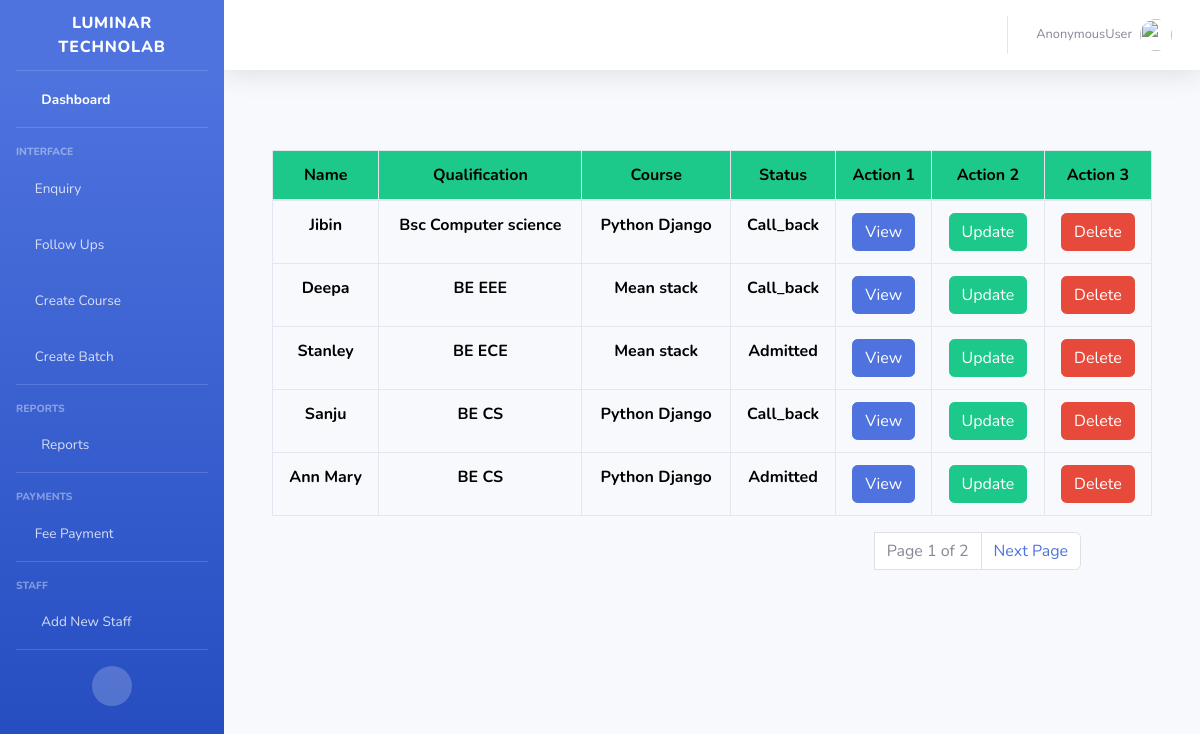
/listenq, run on the app's committed database.
### studentenquiry/models.py (models this page shows, shortened)
class Enquiry(models.Model):
    enquiryid = models.UUIDField(primary_key=True, default=uuid.uuid4, editable=False)
    studentname=models.CharField(max_length=100)
    address=models.TextField()
    qualification=models.CharField(max_length=50)
    collegename=models.CharField(max_length=100)
    course=models.ForeignKey(Course,on_delete=models.CASCADE)
    batch=models.ForeignKey(Batch,on_delete=models.CASCADE)
    counsellor=models.ForeignKey(Counsellor,on_delete=models.CASCADE)
    source=models.CharField(max_length=100)
    contact=models.IntegerField()
    email=models.EmailField(unique=True)
    enquirydate=models.DateField(default=date.today())
    followup_date=models.DateField()
    action=(
        ('1','Call_back'),
        ('2','Admitted'),
        ('3','Cancel')
    )
    status=models.CharField(max_length=20,choices=action)

class Course(models.Model):
    course_name=models.CharField(max_length=50,unique=True)
    course_duration=models.CharField(max_length=50)
    def __str__(self):
        return self.course_name

### studentenquiry/views.py (the view)
# urls.py: path('listenq',EnquiryList.as_view(),name='listenq'),
class EnquiryList(ListView):
    model=Enquiry
    paginate_by = 5
    template_name="enq/enq_list.html"
    ordering = ['-enquirydate']

### templates/enq/enq_list.html (shortened to what this page needs)
{% extends 'base.html' %}
{% block content %}
    <div class="container">
        <div class="row" id="enqlist">
             <div class="col-md-12">
                   <div class="table-responsive">
                            <table  class="table table-bordered"  width="100%" cellspacing="0">
                                <thead class="bg-success">
                                <tr>
                                    <th style="text-align:center;">Name</th>
                                    <th style="text-align:center;">Qualification</th>
                                    <th style="text-align:center;">Course</th>
                                    <th style="text-align:center;">Status</th>
                                    <th style="text-align:center;">Action 1</th>
                                    <th style="text-align:center;">Action 2</th>
                                    <th style="text-align:center;">Action 3</th>
                                </tr>
                                </thead>
                                <tbody>
                                {% for data in object_list %}
                                <tr>
                                    <th style="text-align:center;">{{data.studentname}}</th>
                                    <th style="text-align:center;">{{data.qualification}}</th>
                                    <th style="text-align:center;">{{data.course}}</th>
                                    <th style="text-align:center;">{{data.get_status_display}}</th>
                                    <th style="text-align:center;"><a href="{% url 'viewenq' data.enquiryid%}" class="btn btn-primary">View</a></th>
                                    <th style="text-align:center;"><a href="{% url 'updateenq' data.enquiryid %}" class="btn btn-success">Update</a></th>
                                    <th style="text-align:center;"><a href="{% url 'deleteenq' data.enquiryid %}" class="btn btn-danger">Delete</a></th>
                                </tr>
                                {% endfor %}
                                </tbody>
                            </table>
                        </div>
             </div>
            <div class="col-md-4"></div>
            <div class="col-md-4"></div>
            <div class="col-md-4">
                <nav aria-label="Page navigation example">
                                <ul class="pagination">
                                    <li class="page-item">
                                        <a class="page-link">Page {{page_obj.number}} of {{page_obj.paginator.num_pages}}</a>
                                    </li>
                                    <li class="page-item">
                                        {% if page_obj.has_next %}
                                        <a class="page-link" href="?page={{page_obj.next_page_number}}">Next Page</a>
                                        {% endif %}
                                    </li>
                                </ul>
                            </nav>
            </div>
        </div>
    </div>
{% endblock %}

### templates/base.html (shortened to what this page needs)
<!DOCTYPE html>
{% load static %}
<html lang="en">
<head>
  <link href="{% static 'vendor/fontawesome-free/css/all.min.css' %}" rel="stylesheet" type="text/css">
  <link rel="stylesheet" href="{% static 'css/enq_project.css' %}">
  <link rel="stylesheet" href="{% static 'css/batch.css' %}">
  <link rel="stylesheet" href="{% static 'css/courses.css' %}">
  <link rel="stylesheet" href="{% static 'css/report.css' %}">
  <link rel="stylesheet" href="{% static 'css/payment.css' %}">
  <link rel="stylesheet" href="{% static 'css/follow.css' %}">
  <link href="{% static 'css/sb-admin-2.min.css' %}" rel="stylesheet">
  <link href="{% static 'vendor/datatables/dataTables.bootstrap4.min.css' %}" rel="stylesheet">
</head>
<body >
<div id="wrapper">
  <ul class="navbar-nav bg-gradient-primary sidebar sidebar-dark accordion" id="accordionSidebar">
      <a class="sidebar-brand d-flex align-items-center justify-content-center" href="">
        <div class="sidebar-brand-text mx-3">Luminar Technolab</div>
      </a>
      <hr class="sidebar-divider my-0">
      <li class="nav-item active">
        <a class="nav-link" href="{% url 'index' %}">
          <i class="fas fa-fw fa-tachometer-alt"></i>
          <span>Dashboard</span></a>
      </li>
      <hr class="sidebar-divider">
      <div class="sidebar-heading">
        Interface
      </div>
      <li class="nav-item">
        <a class="nav-link collapsed" href="#" data-toggle="collapse" data-target="#collapseTwo" aria-expanded="true" aria-controls="collapseTwo">
          <i class="fa fa-edit"></i>
          <span>Enquiry</span>
        </a>
      </li>
      <li class="nav-item">
        <a class="nav-link collapsed" href="#" data-toggle="collapse" data-target="#collapseUtilities" aria-expanded="true" aria-controls="collapseUtilities">
          <i class="fa fa-calendar"></i>
          <span>Follow Ups</span>
        </a>
      </li>
      <li class="nav-item">
        <a class="nav-link" href="{%url 'createcourse'%}">
          <i class="fa fa-book"></i>
          <span>Create Course</span></a>
      </li>
    <li class="nav-item">
      <a class="nav-link" href="{%url 'createbatch'%}">
        <i class="fa fa-folder-open"></i>
        <span>Create Batch</span></a>
    </li>
    <hr class="sidebar-divider">
    <div class="sidebar-heading">Reports</div>
    <li class="nav-item">
      <a class="nav-link collapsed" href="#" data-toggle="collapse" data-target="#collapsePages" aria-expanded="true" aria-controls="collapsePages">
        <i class="fas fa-fw fa-folder"></i>
        <span>Reports</span>
      </a>
    </li>
    <hr class="sidebar-divider">
    <div class="sidebar-heading">Payments</div>
    <li class="nav-item">
      <a class="nav-link collapsed" href="#" data-toggle="collapse" data-target="#collapsePayments" aria-expanded="true" aria-controls="collapsePages">
        <i class="far fa-credit-card"></i>
        <span>Fee Payment</span>
      </a>
    </li>
    <hr class="sidebar-divider">
    <div class="sidebar-heading">Staff</div>
    <li class="nav-item">
      <a class="nav-link collapsed" href="#" data-toggle="collapse" data-target="#collapseStaff" aria-expanded="true" aria-controls="collapsePages">
        <i class="fas fa-fw fa-user"></i>
        <span>Add New Staff</span>
      </a>
    </li>
    <hr class="sidebar-divider">
    <div class="text-center d-none d-md-inline">
      <button class="rounded-circle border-0" id="sidebarToggle"></button>
    </div>
  </ul>
  <div id="content-wrapper" class="d-flex flex-column">
    <div id="content">
      <nav class="navbar navbar-expand navbar-light bg-white topbar mb-4 static-top shadow">
        <ul class="navbar-nav ml-auto">
            <li class="nav-item dropdown no-arrow mx-1">
              <a class="nav-link dropdown-toggle" href="#" id="alertsDropdown" role="button" data-toggle="dropdown" aria-haspopup="true" aria-expanded="false">
                <i class="fas fa-bell fa-fw"></i>
              </a>
            </li>
            <li class="nav-item dropdown no-arrow mx-1">
              <a class="nav-link dropdown-toggle" href="#" id="messagesDropdown" role="button" data-toggle="dropdown" aria-haspopup="true" aria-expanded="false">
                <i class="fas fa-envelope fa-fw"></i>
              </a>
            </li>
          <li class="nav-item dropdown no-arrow">
            <a class="nav-link dropdown-toggle" href="#" id="userDropdown" role="button" data-toggle="dropdown" aria-haspopup="true" aria-expanded="false">
              <span class="mr-2 d-none d-lg-inline text-gray-600 small">{{request.user}}</span>
              <img class="img-profile rounded-circle" src="https://source.unsplash.com/QAB-WJcbgJk/60x60">
            </a>
            </li>
        </ul>
      </nav>
<div class="container-fluid">
  {% block content %}
  {% endblock %}
</div>
    </div>
  </div>
</div>
</body>
</html>

### studentenquiry/static/css/enq_project.css (style rules this page uses)
th { text-align:center; color:black; font-weight:bolder; }
#enqlist { margin-top:80px; }

### studentenquiry/static/css/courses.css (style rules this page uses)
td,th { text-align:center; }

### data on the page
Enquiry: studentname "Jibin", qualification "Bsc Computer science", course "Python Django", status "Call_back"
Enquiry: studentname "Deepa", qualification "BE EEE", course "Mean stack", status "Call_back"
Enquiry: studentname "Stanley", qualification "BE ECE", course "Mean stack", status "Admitted"
Enquiry: studentname "Sanju", qualification "BE CS", course "Python Django", status "Call_back"
Enquiry: studentname "Ann Mary", qualification "BE CS", course "Python Django", status "Admitted"

### other printed values
{{ request.user }} "AnonymousUser"
{{ page_obj.number }} "1"
{{ page_obj.paginator.num_pages }} "2"
